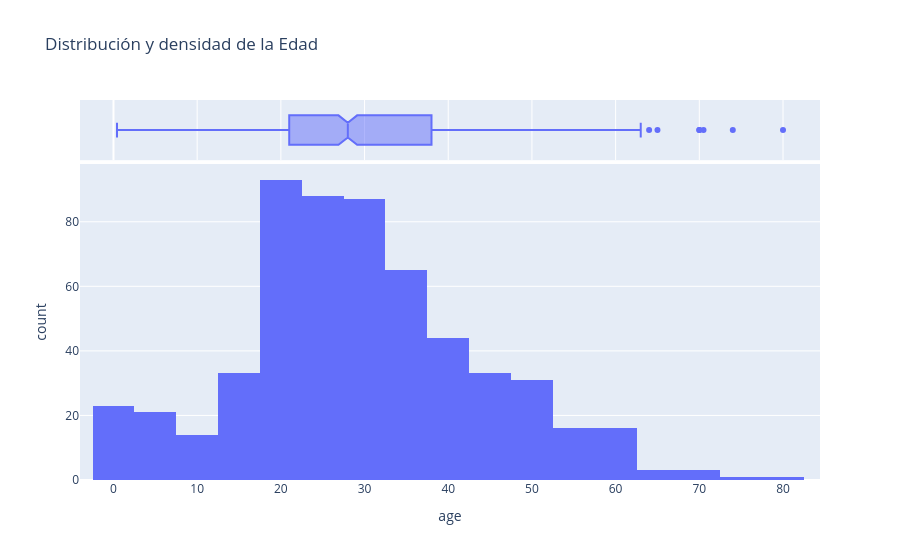

The cell this chart's notebook holds for it:
### Code cell
# Distribución de edad
import plotly.express as px

fig = px.histogram(
    data_frame=X_train,
    x='age',
    nbins=30,
    title='Distribución y densidad de la Edad',
    marginal="box"
)

print("mean: ", str(X_train.age.mean()))
print("median: ", str(X_train.age.median()))

fig.show()

### Figure 1 — Plotly figure (JSON) as saved in the notebook; plotly's stock layout.template omitted (floating-point values rounded to 4 significant figures; data arrays with more than 128 entries replaced by an {"elided": "..."} marker saying what was removed)
{"data": [{"bingroup": "x", "hovertemplate": "age=%{x}<br>count=%{y}<extra></extra>", "legendgroup": "", "marker": {"color": "#636efa", "pattern": {"shape": ""}}, "name": "", "nbinsx": 30, "orientation": "v", "showlegend": false, "type": "histogram", "x": {"elided": "712 float values"}, "xaxis": "x", "yaxis": "y"}, {"hovertemplate": "age=%{x}<extra></extra>", "legendgroup": "", "marker": {"color": "#636efa"}, "name": "", "notched": true, "showlegend": false, "type": "box", "x": {"elided": "712 float values"}, "xaxis": "x2", "yaxis": "y2"}], "layout": {"barmode": "relative", "legend": {"tracegroupgap": 0}, "title": {"text": "Distribución y densidad de la Edad"}, "xaxis": {"anchor": "y", "domain": [0.0, 1.0], "title": {"text": "age"}}, "xaxis2": {"anchor": "y2", "domain": [0.0, 1.0], "matches": "x", "showgrid": true, "showticklabels": false}, "yaxis": {"anchor": "x", "domain": [0.0, 0.8316], "title": {"text": "count"}}, "yaxis2": {"anchor": "x2", "domain": [0.8416, 1.0], "matches": "y2", "showgrid": false, "showline": false, "showticklabels": false, "ticks": ""}}}
